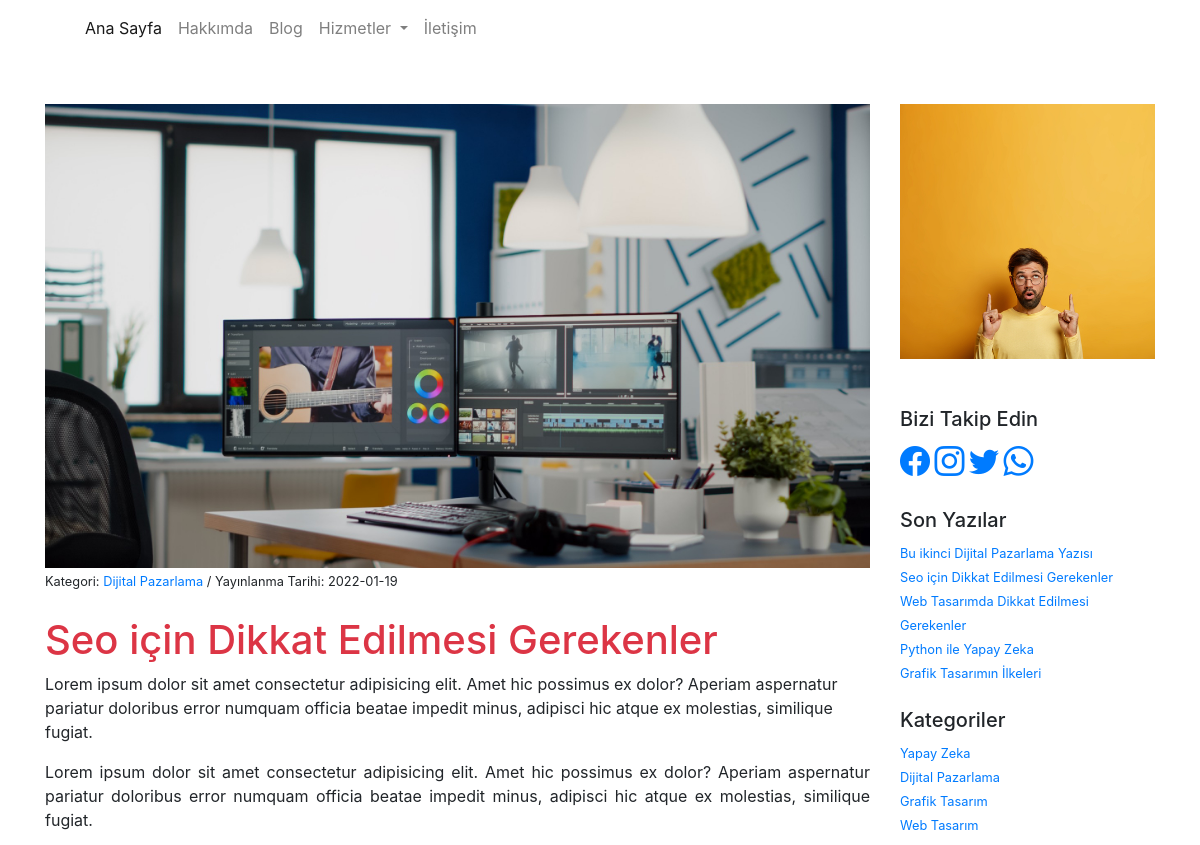
Page /sample.php?id=4 (upper part) on the earlier database version.
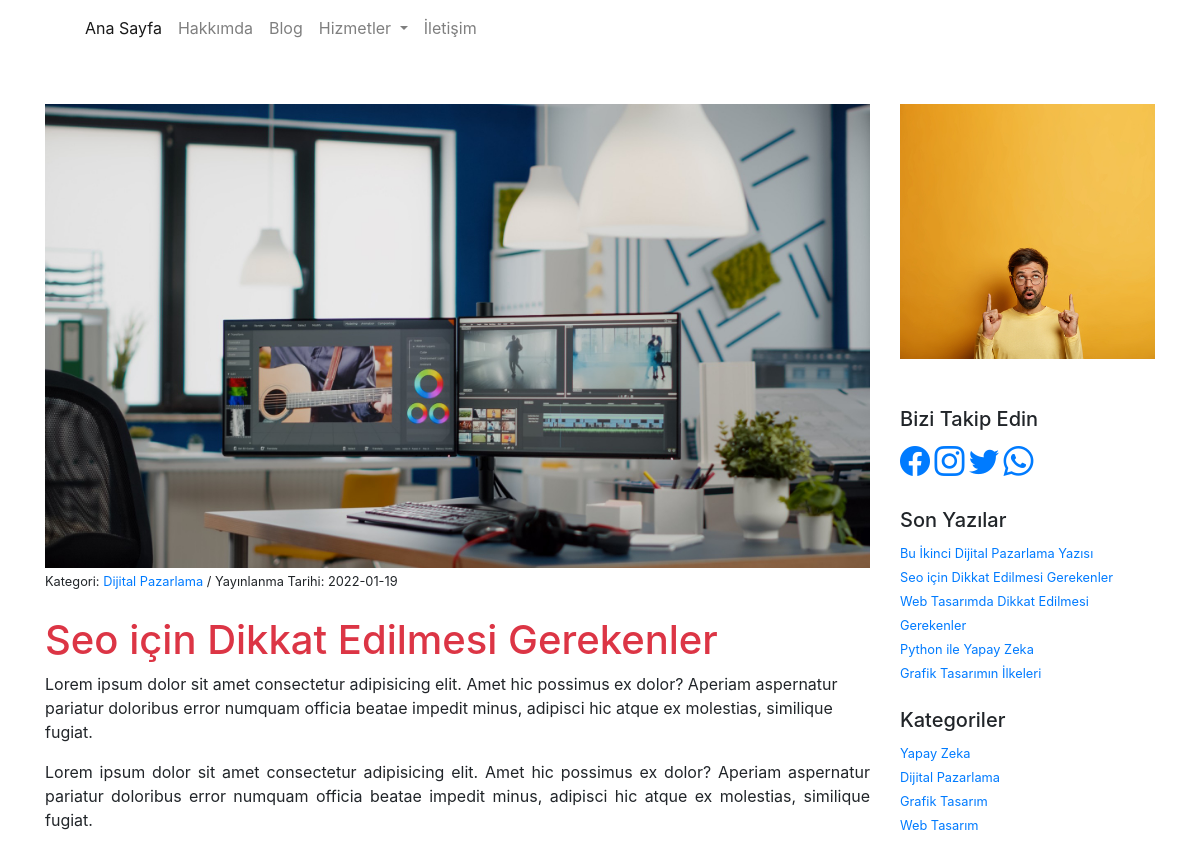
Same page on the later database version.
### tables this page shows
CREATE TABLE IF NOT EXISTS `yazilar` (
  `id` int(11) NOT NULL AUTO_INCREMENT,
  `foto` varchar(100) NOT NULL,
  `baslik` varchar(150) NOT NULL,
  `icerik` text NOT NULL,
  `meta` varchar(160) NOT NULL,
  `durum` varchar(11) NOT NULL,
  `kategori` varchar(50) NOT NULL,
  `seotitle` varchar(100) NOT NULL,
  `tarih` date NOT NULL,
  PRIMARY KEY (`id`)
);

### sample.php (the view, shortened to what this page needs)
<?php require_once('header.php'); ?>
<?php
if (isset($_GET['id'])) {
    $id = $_GET['id'];
    $sorgu_blog = $db->prepare('select * from yazilar where id=?');
    $sorgu_blog->execute(array($id));
    $satir_blog = $sorgu_blog->fetch();
?>
    <section id="blogYazi" class="py-5">
        <div class="container">
            <div class="row">
                <div class="col-md-9">
                    <main>
                        <img src="<?php echo substr($satir_blog['foto'], 3); ?>" class="w-100">
                        <small>
                            <?php
                            echo 'Kategori: ' . '<a href="kategori.php?katadi='.$satir_blog['kategori'].'">'.$satir_blog['kategori'].'</a>' . ' / ' . 'Yayınlanma Tarihi: ' . $satir_blog['tarih'];
                            ?>
                        </small>
                        <h1 class="mt-4 text-danger"><?php echo $satir_blog['baslik']; ?></h1>
                        <span class="text-justify">
                            <?php echo $satir_blog['icerik']; ?>
                        </span>
                    </main>
                </div>
                <?php require_once('sidebar.php'); ?>
            </div>
        </div>
    </section>
<?php
}
?>
<?php require_once('footer.php'); ?>

### sidebar.php (shortened to what this page needs)
<div class="col-md-3">
    <aside>
        <div class="row">
            <div class="col-12">
                <?php
                $sorgu_reklam = $db -> prepare('select * from reklam limit 1');
                $sorgu_reklam -> execute();
                if($sorgu_reklam -> rowCount()){
                    foreach($sorgu_reklam as $satir_reklam){
                        $gorsel = $satir_reklam['gorsel'];
                        $link = $satir_reklam['link'];
                        $firma = $satir_reklam['firma'];
                    }
                }
                ?>
                <a href="<?php echo $link; ?>" target="_blank"><img src="<?php echo substr($gorsel,3); ?>" alt="" tittle="<?php echo $firma; ?>" class="img-fluid"></a>
            </div>
        </div>
        <div class="row mt-5">
            <div class="col-12">
                <h5>Bizi Takip Edin</h5>
                <a href="<?php echo $satir['facebook']; ?>" target="_blank"><i class="bi bi-facebook" style="font-size:30px;"></i></a>
                <a href="<?php echo $satir['instagram']; ?>" target="_blank"><i class="bi bi-instagram" style="font-size:30px;"></i></a>
                <a href="<?php echo $satir['twitter']; ?>" target="_blank"><i class="bi bi-twitter" style="font-size:30px;"></i></a>
                <a href="<?php echo $satir['whatsapp']; ?>" target="_blank"><i class="bi bi-whatsapp" style="font-size:30px;"></i></a>
            </div>
        </div>
        <br>
        <div class="row">
            <div class="col-12">
                <h5>Son Yazılar</h5>
                <?php
                    $sorgu_sonyazilar = $db -> prepare('select * from yazilar order by id desc limit 5');
                    $sorgu_sonyazilar -> execute();
                    if($sorgu_sonyazilar -> rowCount()){
                        foreach($sorgu_sonyazilar as $satir_sonyazilar){
                            ?>
                                <small>
                                <a href="sample.php?id=<?php echo $satir_sonyazilar['id']; ?>"><?php echo $satir_sonyazilar['baslik']; ?></a><br>
                                </small>
                            <?php
                        }
                    }
                ?>
            </div>
        </div>
        <br>
        <div class="row">
            <div class="col-12">
                <h5>Kategoriler</h5>
                <?php
                    $sorgu_kategori = $db -> prepare('select * from kategoriler order by id desc limit 5');
                    $sorgu_kategori -> execute();
                    if($sorgu_kategori -> rowCount()){
                        foreach($sorgu_kategori as $satir_kategori){
                            ?>
                                <small>
                                <a href="kategori.php?katadi=<?php echo $satir_kategori['katadi']; ?>"><?php echo $satir_kategori['katadi']; ?></a><br>
                                </small>
                            <?php
                        }
                    }
                ?>
            </div>
        </div>
        <br>
        <br>
    </aside>
</div>

Differences in the rows shown:
changed yazilar: baslik "Bu ikinci Dijital Pazarlama Yazısı" → "Bu İkinci Dijital Pazarlama Yazısı"
